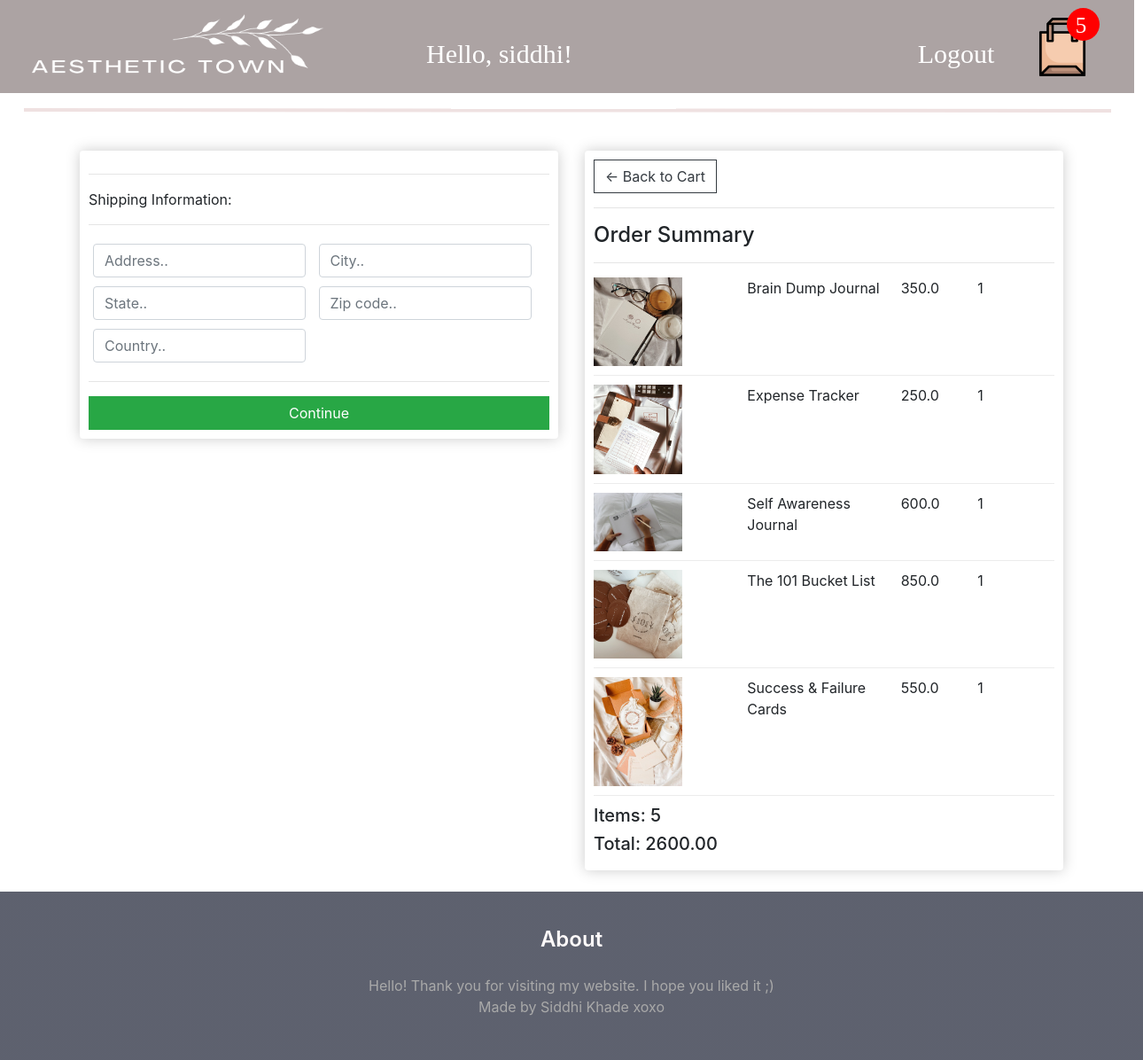
The app's page /checkout/test7/ (signed in) with its own data.
### store/models.py (models this page shows, shortened)
class OrderItem(models.Model):
    product = models.ForeignKey(Product, on_delete=models.SET_NULL, null=True)
    order = models.ForeignKey(Order, on_delete=models.SET_NULL, null=True)
    quantity = models.IntegerField(default=0, null=True, blank=True)
    date_added = models.DateTimeField(auto_now_add=True)
    @property
    def get_total(self):
        total = self.product.price * self.quantity
        return total

class Product(models.Model):
    name = models.CharField(max_length=200)
    description = models.CharField(max_length=200, default="")
    price = models.FloatField()
    digital = models.BooleanField(default=False, null=True, blank=False)
    image = models.ImageField(null=True, blank=True)
    @property
    def imageURL(self):
        try:
            url = self.image.url
        except:
            url = ''
        return url

class Order(models.Model):
    customer = models.ForeignKey(User, on_delete=models.SET_NULL, null=True, blank=True)
    date_ordered = models.DateTimeField(auto_now_add=True)
    complete = models.BooleanField(default=False)
    transaction_id = models.CharField(max_length=100, null=True)
    @property
    def shipping(self):
        shipping = False
        orderitems = self.orderitem_set.all()
        for i in orderitems:
            if i.product.digital == False:
                shipping = True
        return shipping
    @property
    def get_cart_total(self):
        orderitems = self.orderitem_set.all()
        total = sum([item.get_total for item in orderitems])
        return total
    @property
    def get_cart_items(self):
        orderitems = self.orderitem_set.all()
        total = sum([item.quantity for item in orderitems])
        return total

### store/views.py (the view)
# urls.py: path('checkout/<str:username>/',views.checkout,name='checkout'),
def checkout(request,username):
    user = User.objects.get(username=username)
    if user.is_authenticated:
        order, created = Order.objects.get_or_create(customer=user, complete=False)
        items = order.orderitem_set.all()
        cartItems = order.get_cart_items
    else:
        items = []
        order = {'get_cart_total':0, 'get_cart_items':0, 'shipping': False}
        cartItems = order['get_cart_items']
    context={'items': items, 'order': order, 'cartItems':cartItems}
    return render(request,'store/checkout.html',context)

### store/templates/store/checkout.html (shortened to what this page needs)
{% extends 'store/mainstore.html' %}
{% load static %}
{% block content %}
<div class="row">
    <div class="col-lg-6">
        <div class="box-element" id="form-wrapper">
            <form id="form">
                <div id="shipping-info">
                    <hr>
                    <p>Shipping Information:</p>
                    <hr>
                    <div class="form-field">
                        <input class="form-control" type="text" name="address" placeholder="Address..">
                    </div>
                    <div class="form-field">
                        <input class="form-control" type="text" name="city" placeholder="City..">
                    </div>
                    <div class="form-field">
                        <input class="form-control" type="text" name="state" placeholder="State..">
                    </div>
                    <div class="form-field">
                        <input class="form-control" type="text" name="zipcode" placeholder="Zip code..">
                    </div>
                    <div class="form-field">
                        <input class="form-control" type="text" name="country" placeholder="Country..">
                    </div>
                </div>
                <hr>
                <input id="form-button" class="btn btn-success btn-block" type="submit" value="Continue">
            </form>
        </div>
        <br>
    </div>
    <div class="col-lg-6">
        <div class="box-element">
            <a  class="btn btn-outline-dark" href="{% url 'cart' username=user.username %}">&#x2190; Back to Cart</a>
            <hr>
            <h4>Order Summary</h4>
            <hr>
            {% for item in items %}
            <div class="cart-row">
                <div style="flex:2"><img class="row-image" src="{{item.product.imageURL}}"></div>
                <div style="flex:2"><p>{{item.product.name}}</p></div>
                <div style="flex:1"><p>{{item.product.price}}</p></div>
                <div style="flex:1"><p>{{item.quantity}}</p></div>
            </div>
            {% endfor %}
            <h5>Items:   {{order.get_cart_items}}</h5>
            <h5>Total:   {{order.get_cart_total|floatformat:2}}</h5>
        </div>
    </div>
</div>
{% endblock content %}

### store/templates/store/mainstore.html (shortened to what this page needs)
<!DOCTYPE html>
{% load static %}
<html>
<head>
<link rel="stylesheet" href="https://stackpath.bootstrapcdn.com/bootstrap/4.4.1/css/bootstrap.min.css">
<link rel="stylesheet" type="text/css" href="{% static 'CSS/store.css' %}">
<link rel="stylesheet" href="https://cdnjs.cloudflare.com/ajax/libs/font-awesome/6.1.1/css/fontawesome.min.css" />
</head>
<body>
	<nav>
<div id="Aesthetic_Town">
	<svg class="Rectangle_610">
		<rect id="Rectangle_610" rx="0" ry="0" x="0" y="0" width="1280" height="105">
		</rect>
	</svg>
	<svg class="Line_1" viewBox="0 0 1227 1">
		<path id="Line_1" d="M 0 0 L 1227 1">
		</path>
	</svg>
	<a href="{% url 'cart' username=user.username %}">
		<img  id="paper-bag" src="{% static 'images/paper-bag.png' %}">
	</a>
	<svg class="Ellipse_177">
		<ellipse id="Ellipse_177" rx="18.5" ry="18.5" cx="18.5" cy="18.5">
		</ellipse>
	</svg>
	<div id="quant">
		<p>{{cartItems}}</p>
	</div>
	<img id="Logo1" src="{% static 'images/Logo1.png' %}">
	<div id="Hello_">
		<span>Hello, {{user.username}}!</span>
	</div>
	<div id="Logout">
		<a href="{% url 'logout' %}">Logout</a>
	</div>
</div>
</nav>
<div >
	<br><br><br><br><br>
</div>
<div class="container">
	{% block content %}{% endblock content %}
	<br>
</div>
<section class="footer">
	<h4>About</h4>
	<p>Hello! Thank you for visiting my website. I hope you liked it ;)<br>Made by Siddhi Khade xoxo
	</p>
</section>
</body>
</html>

### static/CSS/store.css (style rules this page uses)
:root { --web-view-ids: Aesthetic_Town; }
* { margin: 0; padding: 0; box-sizing: border-box; border: none; }
#Aesthetic_Town { position: absolute; width: 1280px; height: 641px; background-color: rgba(255,255,255,1); overflow: hidden; --web-view-name: Aesthetic Town; --web-view-id: Aesthetic_Town; --web-scale-on-resize: true; --web-enable-deep-linking: true; }
.Rectangle_610 { position: absolute; overflow: visible; width: 1280px; height: 105px; left: 0px; top: 0px; }
.Line_1 { overflow: visible; position: absolute; width: 1227.003px; height: 5px; left: 26.5px; top: 122px; transform: matrix(1,0,0,1,0,0); }
#paper-bag { position: absolute; width: 66px; height: 66px; left: 1166px; top: 20px; overflow: visible; }
.Ellipse_177 { position: absolute; overflow: visible; width: 37px; height: 37px; left: 1204px; top: 9px; }
#Logo1 { position: absolute; width: 340px; height: 80px; left: 27px; top: 12px; overflow: visible; }
#Hello_ { left: 481px; top: 38px; position: absolute; overflow: visible; width: 281px; height: 30px; text-align: left; font-family: Sitka Text; font-style: normal; font-weight: normal; font-size: 30px; color: rgba(255,255,255,1); }
#Logout a { left: 1025px; top: 38px; position: absolute; overflow: visible; width: 108px; height: 30px; text-align: center; font-family: Sitka Text; font-style: normal; font-weight: normal; font-size: 30px; color: rgba(255,255,255,1); text-decoration: none; }
.btn { border-radius: 0; }
.row-image { width: 100px; }
.cart-row { display: flex; align-items: flex-stretch; padding-bottom: 10px; margin-bottom: 10px; border-bottom: 1px solid #ececec; }
#quant { left: 1210px; top: 10px; position: absolute; overflow: visible; width: 20px; height: 30px; text-align: center; font-family: Sitka Text; font-style: normal; font-weight: normal; font-size: 25px; color: rgba(255,255,255,1); }
.col-lg-4, .col-lg-6, .col-lg-8, .col-lg-12 { margin-top: 50px; }
.box-element { box-shadow:hsl(0, 0%, 80%) 0 0 16px; background-color: #fff; border-radius: 4px; padding: 10px; }
.form-field { width:250px; display: inline-block; padding: 5px; }
.footer { height: 190px; width: 100%; text-align: center; padding: 30px 0; background: linear-gradient(rgba(25, 30, 49, 0.7),rgba(25, 30, 49, 0.7)); }
.footer p { color: darkgray; }
.footer h4 { color: snow; margin-bottom: 25px; margin-top: 10px; font-weight: 600; }

### records on screen
OrderItem: product.imageURL (picture), product.name "Brain Dump Journal", product.price "350.0", quantity "1"
OrderItem: product.imageURL (picture), product.name "Expense Tracker", product.price "250.0", quantity "1"
OrderItem: product.imageURL (picture), product.name "Self Awareness Journal", product.price "600.0", quantity "1"
OrderItem: product.imageURL (picture), product.name "The 101 Bucket List", product.price "850.0", quantity "1"
OrderItem: product.imageURL (picture), product.name "Success & Failure Cards", product.price "550.0", quantity "1"
Order: get_cart_items "5", get_cart_total "2600.00"

### other values on screen
{{ cartItems }} "5"
{{ user.username }} "siddhi"
